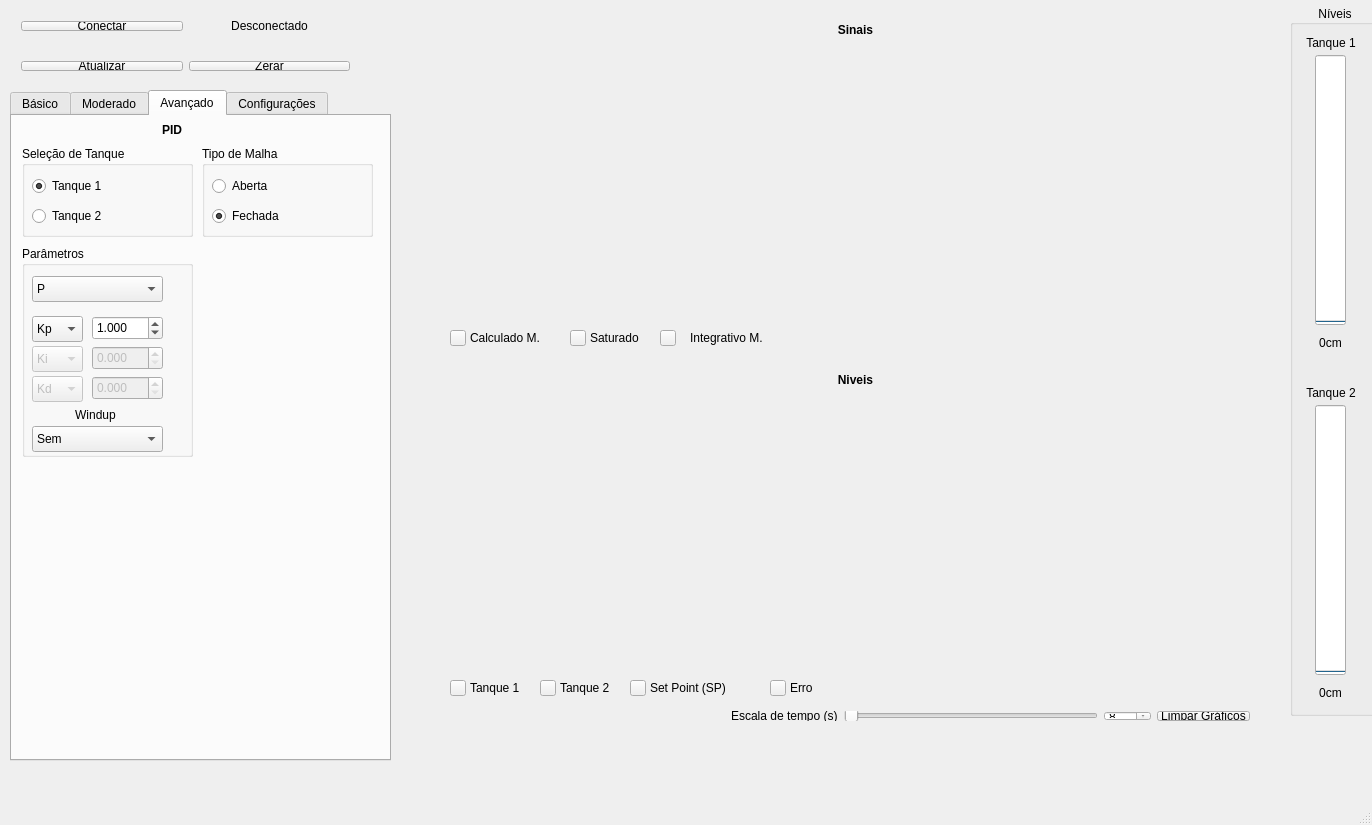
<?xml version="1.0" encoding="UTF-8"?>
<ui version="4.0">
 <class>supervisorio</class>
 <widget class="QMainWindow" name="supervisorio">
  <property name="geometry">
   <rect>
    <x>0</x>
    <y>0</y>
    <width>1372</width>
    <height>825</height>
   </rect>
  </property>
  <property name="windowTitle">
   <string>supervisorio</string>
  </property>
  <widget class="QWidget" name="centralWidget">
   <widget class="QCustomPlot" name="customPlot" native="true">
    <property name="geometry">
     <rect>
      <x>440</x>
      <y>50</y>
      <width>831</width>
      <height>271</height>
     </rect>
    </property>
   </widget>
   <widget class="QCustomPlot" name="customPlot2" native="true">
    <property name="geometry">
     <rect>
      <x>440</x>
      <y>400</y>
      <width>831</width>
      <height>271</height>
     </rect>
    </property>
   </widget>
   <widget class="QGroupBox" name="groupBox_9">
    <property name="geometry">
     <rect>
      <x>1290</x>
      <y>5</y>
      <width>91</width>
      <height>711</height>
     </rect>
    </property>
    <property name="autoFillBackground">
     <bool>false</bool>
    </property>
    <property name="title">
     <string>Níveis</string>
    </property>
    <property name="alignment">
     <set>Qt::AlignCenter</set>
    </property>
    <widget class="QProgressBar" name="progressBar">
     <property name="geometry">
      <rect>
       <x>25</x>
       <y>50</y>
       <width>31</width>
       <height>270</height>
      </rect>
     </property>
     <property name="maximum">
      <number>3000</number>
     </property>
     <property name="value">
      <number>0</number>
     </property>
     <property name="orientation">
      <enum>Qt::Vertical</enum>
     </property>
    </widget>
    <widget class="QProgressBar" name="progressBar_2">
     <property name="geometry">
      <rect>
       <x>25</x>
       <y>400</y>
       <width>31</width>
       <height>270</height>
      </rect>
     </property>
     <property name="autoFillBackground">
      <bool>false</bool>
     </property>
     <property name="styleSheet">
      <string notr="true"/>
     </property>
     <property name="maximum">
      <number>3000</number>
     </property>
     <property name="value">
      <number>0</number>
     </property>
     <property name="orientation">
      <enum>Qt::Vertical</enum>
     </property>
    </widget>
    <widget class="QLabel" name="label_4">
     <property name="geometry">
      <rect>
       <x>1</x>
       <y>30</y>
       <width>80</width>
       <height>16</height>
      </rect>
     </property>
     <property name="text">
      <string>Tanque 1</string>
     </property>
     <property name="alignment">
      <set>Qt::AlignCenter</set>
     </property>
    </widget>
    <widget class="QLabel" name="label_5">
     <property name="geometry">
      <rect>
       <x>0</x>
       <y>330</y>
       <width>81</width>
       <height>16</height>
      </rect>
     </property>
     <property name="text">
      <string>0cm</string>
     </property>
     <property name="alignment">
      <set>Qt::AlignCenter</set>
     </property>
    </widget>
    <widget class="QLabel" name="label_6">
     <property name="geometry">
      <rect>
       <x>1</x>
       <y>380</y>
       <width>80</width>
       <height>16</height>
      </rect>
     </property>
     <property name="text">
      <string>Tanque 2</string>
     </property>
     <property name="alignment">
      <set>Qt::AlignCenter</set>
     </property>
    </widget>
    <widget class="QLabel" name="label_7">
     <property name="geometry">
      <rect>
       <x>0</x>
       <y>680</y>
       <width>81</width>
       <height>16</height>
      </rect>
     </property>
     <property name="text">
      <string>0cm</string>
     </property>
     <property name="alignment">
      <set>Qt::AlignCenter</set>
     </property>
    </widget>
   </widget>
   <widget class="QLabel" name="label_10">
    <property name="geometry">
     <rect>
      <x>420</x>
      <y>370</y>
      <width>871</width>
      <height>20</height>
     </rect>
    </property>
    <property name="font">
     <font>
      <weight>75</weight>
      <bold>true</bold>
     </font>
    </property>
    <property name="text">
     <string>Niveis</string>
    </property>
    <property name="alignment">
     <set>Qt::AlignCenter</set>
    </property>
   </widget>
   <widget class="QLabel" name="label_17">
    <property name="geometry">
     <rect>
      <x>590</x>
      <y>330</y>
      <width>61</width>
      <height>16</height>
     </rect>
    </property>
    <property name="text">
     <string>Saturado</string>
    </property>
   </widget>
   <widget class="QLabel" name="label_18">
    <property name="geometry">
     <rect>
      <x>470</x>
      <y>330</y>
      <width>91</width>
      <height>16</height>
     </rect>
    </property>
    <property name="text">
     <string>Calculado M.</string>
    </property>
   </widget>
   <widget class="QLabel" name="label_19">
    <property name="geometry">
     <rect>
      <x>470</x>
      <y>680</y>
      <width>61</width>
      <height>16</height>
     </rect>
    </property>
    <property name="text">
     <string>Tanque 1</string>
    </property>
   </widget>
   <widget class="QLabel" name="label_20">
    <property name="geometry">
     <rect>
      <x>560</x>
      <y>680</y>
      <width>61</width>
      <height>16</height>
     </rect>
    </property>
    <property name="text">
     <string>Tanque 2</string>
    </property>
   </widget>
   <widget class="QLabel" name="label_21">
    <property name="geometry">
     <rect>
      <x>650</x>
      <y>680</y>
      <width>111</width>
      <height>16</height>
     </rect>
    </property>
    <property name="text">
     <string>Set Point (SP)</string>
    </property>
   </widget>
   <widget class="QLabel" name="label_22">
    <property name="geometry">
     <rect>
      <x>790</x>
      <y>680</y>
      <width>41</width>
      <height>16</height>
     </rect>
    </property>
    <property name="text">
     <string>Erro</string>
    </property>
   </widget>
   <widget class="QPushButton" name="pushButton_2">
    <property name="geometry">
     <rect>
      <x>570</x>
      <y>330</y>
      <width>16</width>
      <height>16</height>
     </rect>
    </property>
    <property name="font">
     <font>
      <kerning>true</kerning>
     </font>
    </property>
    <property name="text">
     <string/>
    </property>
    <property name="icon">
     <iconset resource="images.qrc">
      <normaloff>:/img/Colors/blue.png</normaloff>:/img/Colors/blue.png</iconset>
    </property>
    <property name="shortcut">
     <string/>
    </property>
   </widget>
   <widget class="QPushButton" name="pushButton_3">
    <property name="geometry">
     <rect>
      <x>450</x>
      <y>330</y>
      <width>16</width>
      <height>16</height>
     </rect>
    </property>
    <property name="font">
     <font>
      <kerning>true</kerning>
     </font>
    </property>
    <property name="text">
     <string/>
    </property>
    <property name="icon">
     <iconset resource="images.qrc">
      <normaloff>:/img/Colors/red.png</normaloff>:/img/Colors/red.png</iconset>
    </property>
    <property name="shortcut">
     <string/>
    </property>
   </widget>
   <widget class="QPushButton" name="pushButton_4">
    <property name="geometry">
     <rect>
      <x>450</x>
      <y>680</y>
      <width>16</width>
      <height>16</height>
     </rect>
    </property>
    <property name="font">
     <font>
      <kerning>true</kerning>
     </font>
    </property>
    <property name="text">
     <string/>
    </property>
    <property name="icon">
     <iconset resource="images.qrc">
      <normaloff>:/img/Colors/red.png</normaloff>:/img/Colors/red.png</iconset>
    </property>
    <property name="shortcut">
     <string/>
    </property>
   </widget>
   <widget class="QPushButton" name="pushButton_5">
    <property name="geometry">
     <rect>
      <x>540</x>
      <y>680</y>
      <width>16</width>
      <height>16</height>
     </rect>
    </property>
    <property name="font">
     <font>
      <kerning>true</kerning>
     </font>
    </property>
    <property name="text">
     <string/>
    </property>
    <property name="icon">
     <iconset resource="images.qrc">
      <normaloff>:/img/Colors/blue.png</normaloff>:/img/Colors/blue.png</iconset>
    </property>
    <property name="shortcut">
     <string/>
    </property>
   </widget>
   <widget class="QPushButton" name="pushButton_6">
    <property name="geometry">
     <rect>
      <x>630</x>
      <y>680</y>
      <width>16</width>
      <height>16</height>
     </rect>
    </property>
    <property name="font">
     <font>
      <kerning>true</kerning>
     </font>
    </property>
    <property name="text">
     <string/>
    </property>
    <property name="icon">
     <iconset resource="images.qrc">
      <normaloff>:/img/Colors/green.png</normaloff>:/img/Colors/green.png</iconset>
    </property>
    <property name="shortcut">
     <string/>
    </property>
   </widget>
   <widget class="QPushButton" name="pushButton_7">
    <property name="geometry">
     <rect>
      <x>770</x>
      <y>680</y>
      <width>16</width>
      <height>16</height>
     </rect>
    </property>
    <property name="font">
     <font>
      <kerning>true</kerning>
     </font>
    </property>
    <property name="text">
     <string/>
    </property>
    <property name="icon">
     <iconset>
      <normaloff>Colors/green2.png</normaloff>Colors/green2.png</iconset>
    </property>
    <property name="shortcut">
     <string/>
    </property>
   </widget>
   <widget class="QLabel" name="label_9">
    <property name="geometry">
     <rect>
      <x>440</x>
      <y>20</y>
      <width>831</width>
      <height>20</height>
     </rect>
    </property>
    <property name="font">
     <font>
      <weight>75</weight>
      <bold>true</bold>
     </font>
    </property>
    <property name="text">
     <string>Sinais</string>
    </property>
    <property name="alignment">
     <set>Qt::AlignCenter</set>
    </property>
   </widget>
   <widget class="QPushButton" name="pushButton_10">
    <property name="geometry">
     <rect>
      <x>660</x>
      <y>330</y>
      <width>16</width>
      <height>16</height>
     </rect>
    </property>
    <property name="font">
     <font>
      <kerning>true</kerning>
     </font>
    </property>
    <property name="text">
     <string/>
    </property>
    <property name="icon">
     <iconset resource="images.qrc">
      <normaloff>:/img/Colors/green.png</normaloff>:/img/Colors/green.png</iconset>
    </property>
    <property name="shortcut">
     <string/>
    </property>
   </widget>
   <widget class="QLabel" name="label_24">
    <property name="geometry">
     <rect>
      <x>690</x>
      <y>330</y>
      <width>111</width>
      <height>16</height>
     </rect>
    </property>
    <property name="text">
     <string>Integrativo M.</string>
    </property>
   </widget>
   <widget class="QTabWidget" name="tabWidget_3">
    <property name="geometry">
     <rect>
      <x>10</x>
      <y>90</y>
      <width>381</width>
      <height>671</height>
     </rect>
    </property>
    <property name="currentIndex">
     <number>2</number>
    </property>
    <widget class="QWidget" name="tab_3">
     <attribute name="title">
      <string>Básico</string>
     </attribute>
    </widget>
    <widget class="QWidget" name="tab_4">
     <attribute name="title">
      <string>Moderado</string>
     </attribute>
     <widget class="QWidget" name="layoutWidget">
      <property name="geometry">
       <rect>
        <x>50</x>
        <y>10</y>
        <width>231</width>
        <height>411</height>
       </rect>
      </property>
      <layout class="QVBoxLayout" name="verticalLayout">
       <item>
        <widget class="QLabel" name="label_15">
         <property name="font">
          <font>
           <weight>75</weight>
           <bold>true</bold>
           <underline>false</underline>
           <strikeout>false</strikeout>
          </font>
         </property>
         <property name="text">
          <string>Sinais:</string>
         </property>
        </widget>
       </item>
       <item>
        <widget class="QComboBox" name="comboBox_6">
         <item>
          <property name="text">
           <string>Degrau</string>
          </property>
         </item>
         <item>
          <property name="text">
           <string>Senoidal</string>
          </property>
         </item>
         <item>
          <property name="text">
           <string>Quadrada</string>
          </property>
         </item>
         <item>
          <property name="text">
           <string>Dente de Serra</string>
          </property>
         </item>
         <item>
          <property name="text">
           <string>Sinal Aleatório</string>
          </property>
         </item>
        </widget>
       </item>
       <item>
        <widget class="QLabel" name="label_16">
         <property name="font">
          <font>
           <weight>75</weight>
           <bold>true</bold>
          </font>
         </property>
         <property name="text">
          <string>Configurações</string>
         </property>
        </widget>
       </item>
       <item>
        <widget class="QComboBox" name="comboBox">
         <property name="enabled">
          <bool>true</bool>
         </property>
         <item>
          <property name="text">
           <string>Frequência (Hz)</string>
          </property>
         </item>
         <item>
          <property name="text">
           <string>Período (s)</string>
          </property>
         </item>
        </widget>
       </item>
       <item>
        <widget class="QDoubleSpinBox" name="doubleSpinBox">
         <property name="sizePolicy">
          <sizepolicy hsizetype="Minimum" vsizetype="Minimum">
           <horstretch>0</horstretch>
           <verstretch>0</verstretch>
          </sizepolicy>
         </property>
         <property name="alignment">
          <set>Qt::AlignCenter</set>
         </property>
         <property name="minimum">
          <double>0.010000000000000</double>
         </property>
         <property name="maximum">
          <double>2.000000000000000</double>
         </property>
         <property name="singleStep">
          <double>0.100000000000000</double>
         </property>
         <property name="value">
          <double>1.000000000000000</double>
         </property>
        </widget>
       </item>
       <item>
        <widget class="QLabel" name="label_2">
         <property name="text">
          <string>Amplitude (cm)</string>
         </property>
         <property name="alignment">
          <set>Qt::AlignCenter</set>
         </property>
        </widget>
       </item>
       <item>
        <widget class="QDoubleSpinBox" name="doubleSpinBox_2">
         <property name="sizePolicy">
          <sizepolicy hsizetype="Minimum" vsizetype="Minimum">
           <horstretch>0</horstretch>
           <verstretch>0</verstretch>
          </sizepolicy>
         </property>
         <property name="alignment">
          <set>Qt::AlignCenter</set>
         </property>
         <property name="maximum">
          <double>20.000000000000000</double>
         </property>
         <property name="singleStep">
          <double>0.100000000000000</double>
         </property>
         <property name="value">
          <double>3.000000000000000</double>
         </property>
        </widget>
       </item>
       <item>
        <widget class="QLabel" name="label_3">
         <property name="text">
          <string>Offset (cm)</string>
         </property>
         <property name="alignment">
          <set>Qt::AlignBottom|Qt::AlignHCenter</set>
         </property>
        </widget>
       </item>
       <item>
        <widget class="QDoubleSpinBox" name="doubleSpinBox_3">
         <property name="sizePolicy">
          <sizepolicy hsizetype="Minimum" vsizetype="Minimum">
           <horstretch>0</horstretch>
           <verstretch>0</verstretch>
          </sizepolicy>
         </property>
         <property name="alignment">
          <set>Qt::AlignCenter</set>
         </property>
         <property name="minimum">
          <double>0.000000000000000</double>
         </property>
         <property name="maximum">
          <double>30.000000000000000</double>
         </property>
         <property name="singleStep">
          <double>0.100000000000000</double>
         </property>
        </widget>
       </item>
       <item>
        <widget class="QLabel" name="label_12">
         <property name="enabled">
          <bool>false</bool>
         </property>
         <property name="text">
          <string>Duração max e min (s)</string>
         </property>
         <property name="alignment">
          <set>Qt::AlignCenter</set>
         </property>
        </widget>
       </item>
       <item>
        <widget class="QDoubleSpinBox" name="doubleSpinBox_4">
         <property name="enabled">
          <bool>false</bool>
         </property>
         <property name="alignment">
          <set>Qt::AlignCenter</set>
         </property>
         <property name="maximum">
          <double>30.000000000000000</double>
         </property>
         <property name="value">
          <double>3.000000000000000</double>
         </property>
        </widget>
       </item>
       <item>
        <widget class="QDoubleSpinBox" name="doubleSpinBox_5">
         <property name="enabled">
          <bool>false</bool>
         </property>
         <property name="alignment">
          <set>Qt::AlignCenter</set>
         </property>
         <property name="minimum">
          <double>0.000000000000000</double>
         </property>
         <property name="maximum">
          <double>30.000000000000000</double>
         </property>
         <property name="value">
          <double>1.000000000000000</double>
         </property>
        </widget>
       </item>
      </layout>
     </widget>
    </widget>
    <widget class="QWidget" name="tab_5">
     <attribute name="title">
      <string>Avançado</string>
     </attribute>
     <widget class="QGroupBox" name="groupBox_4">
      <property name="enabled">
       <bool>true</bool>
      </property>
      <property name="geometry">
       <rect>
        <x>190</x>
        <y>30</y>
        <width>171</width>
        <height>91</height>
       </rect>
      </property>
      <property name="title">
       <string>Tipo de Malha</string>
      </property>
      <widget class="QRadioButton" name="radioButton_10">
       <property name="geometry">
        <rect>
         <x>10</x>
         <y>60</y>
         <width>121</width>
         <height>20</height>
        </rect>
       </property>
       <property name="text">
        <string>Fechada</string>
       </property>
       <property name="checked">
        <bool>true</bool>
       </property>
      </widget>
      <widget class="QRadioButton" name="radioButton_9">
       <property name="enabled">
        <bool>true</bool>
       </property>
       <property name="geometry">
        <rect>
         <x>10</x>
         <y>30</y>
         <width>121</width>
         <height>20</height>
        </rect>
       </property>
       <property name="text">
        <string>Aberta</string>
       </property>
       <property name="checked">
        <bool>false</bool>
       </property>
      </widget>
     </widget>
     <widget class="QGroupBox" name="groupBox_10">
      <property name="enabled">
       <bool>true</bool>
      </property>
      <property name="geometry">
       <rect>
        <x>10</x>
        <y>130</y>
        <width>171</width>
        <height>211</height>
       </rect>
      </property>
      <property name="title">
       <string>Parâmetros </string>
      </property>
      <widget class="QComboBox" name="comboBox_tipoControle">
       <property name="geometry">
        <rect>
         <x>10</x>
         <y>30</y>
         <width>131</width>
         <height>26</height>
        </rect>
       </property>
       <property name="currentText">
        <string>P</string>
       </property>
       <item>
        <property name="text">
         <string>P</string>
        </property>
       </item>
       <item>
        <property name="text">
         <string>PI</string>
        </property>
       </item>
       <item>
        <property name="text">
         <string>PD</string>
        </property>
       </item>
       <item>
        <property name="text">
         <string>PID</string>
        </property>
       </item>
       <item>
        <property name="text">
         <string>PI-D</string>
        </property>
       </item>
       <item>
        <property name="text">
         <string>Sem</string>
        </property>
       </item>
      </widget>
      <widget class="QComboBox" name="comboBox_4">
       <property name="enabled">
        <bool>false</bool>
       </property>
       <property name="geometry">
        <rect>
         <x>10</x>
         <y>130</y>
         <width>51</width>
         <height>26</height>
        </rect>
       </property>
       <item>
        <property name="text">
         <string>Kd</string>
        </property>
       </item>
       <item>
        <property name="text">
         <string>τd</string>
        </property>
       </item>
      </widget>
      <widget class="QDoubleSpinBox" name="doubleSpinBox_6">
       <property name="geometry">
        <rect>
         <x>70</x>
         <y>70</y>
         <width>71</width>
         <height>24</height>
        </rect>
       </property>
       <property name="decimals">
        <number>3</number>
       </property>
       <property name="value">
        <double>1.000000000000000</double>
       </property>
      </widget>
      <widget class="QComboBox" name="comboBox_3">
       <property name="enabled">
        <bool>false</bool>
       </property>
       <property name="geometry">
        <rect>
         <x>10</x>
         <y>100</y>
         <width>51</width>
         <height>26</height>
        </rect>
       </property>
       <item>
        <property name="text">
         <string>Ki</string>
        </property>
       </item>
       <item>
        <property name="text">
         <string>τi</string>
        </property>
       </item>
      </widget>
      <widget class="QComboBox" name="comboBox_5">
       <property name="geometry">
        <rect>
         <x>10</x>
         <y>70</y>
         <width>51</width>
         <height>26</height>
        </rect>
       </property>
       <item>
        <property name="text">
         <string>Kp</string>
        </property>
       </item>
      </widget>
      <widget class="QDoubleSpinBox" name="doubleSpinBox_7">
       <property name="enabled">
        <bool>false</bool>
       </property>
       <property name="geometry">
        <rect>
         <x>70</x>
         <y>100</y>
         <width>71</width>
         <height>24</height>
        </rect>
       </property>
       <property name="decimals">
        <number>3</number>
       </property>
      </widget>
      <widget class="QDoubleSpinBox" name="doubleSpinBox_8">
       <property name="enabled">
        <bool>false</bool>
       </property>
       <property name="geometry">
        <rect>
         <x>70</x>
         <y>130</y>
         <width>71</width>
         <height>24</height>
        </rect>
       </property>
       <property name="decimals">
        <number>3</number>
       </property>
      </widget>
      <widget class="QLabel" name="label">
       <property name="geometry">
        <rect>
         <x>40</x>
         <y>160</y>
         <width>67</width>
         <height>17</height>
        </rect>
       </property>
       <property name="text">
        <string>Windup</string>
       </property>
       <property name="alignment">
        <set>Qt::AlignCenter</set>
       </property>
      </widget>
      <widget class="QComboBox" name="comboBox_windup">
       <property name="geometry">
        <rect>
         <x>10</x>
         <y>180</y>
         <width>131</width>
         <height>26</height>
        </rect>
       </property>
       <item>
        <property name="text">
         <string>Sem</string>
        </property>
       </item>
       <item>
        <property name="text">
         <string>Anti-Windup</string>
        </property>
       </item>
       <item>
        <property name="text">
         <string>Integral Cond.</string>
        </property>
       </item>
      </widget>
     </widget>
     <widget class="QGroupBox" name="groupBox_select_tanque">
      <property name="geometry">
       <rect>
        <x>10</x>
        <y>30</y>
        <width>171</width>
        <height>91</height>
       </rect>
      </property>
      <property name="title">
       <string>Seleção de Tanque</string>
      </property>
      <widget class="QRadioButton" name="radioButton_tanque2">
       <property name="enabled">
        <bool>true</bool>
       </property>
       <property name="geometry">
        <rect>
         <x>10</x>
         <y>60</y>
         <width>121</width>
         <height>20</height>
        </rect>
       </property>
       <property name="text">
        <string>Tanque 2</string>
       </property>
       <property name="checked">
        <bool>false</bool>
       </property>
      </widget>
      <widget class="QRadioButton" name="radioButton_tanque1">
       <property name="enabled">
        <bool>true</bool>
       </property>
       <property name="geometry">
        <rect>
         <x>10</x>
         <y>30</y>
         <width>121</width>
         <height>20</height>
        </rect>
       </property>
       <property name="text">
        <string>Tanque 1</string>
       </property>
       <property name="checkable">
        <bool>true</bool>
       </property>
       <property name="checked">
        <bool>true</bool>
       </property>
      </widget>
     </widget>
     <widget class="QLabel" name="label_32">
      <property name="geometry">
       <rect>
        <x>150</x>
        <y>0</y>
        <width>41</width>
        <height>27</height>
       </rect>
      </property>
      <property name="font">
       <font>
        <weight>75</weight>
        <bold>true</bold>
        <underline>false</underline>
        <strikeout>false</strikeout>
       </font>
      </property>
      <property name="text">
       <string>PID</string>
      </property>
     </widget>
    </widget>
    <widget class="QWidget" name="tab_6">
     <attribute name="title">
      <string>Configurações</string>
     </attribute>
     <widget class="QGroupBox" name="groupBox">
      <property name="geometry">
       <rect>
        <x>210</x>
        <y>40</y>
        <width>131</width>
        <height>281</height>
       </rect>
      </property>
      <property name="title">
       <string>Canais de Escrita</string>
      </property>
      <widget class="QRadioButton" name="canal0">
       <property name="geometry">
        <rect>
         <x>10</x>
         <y>30</y>
         <width>100</width>
         <height>20</height>
        </rect>
       </property>
       <property name="text">
        <string>Canal 0</string>
       </property>
       <property name="checked">
        <bool>true</bool>
       </property>
      </widget>
      <widget class="QRadioButton" name="canal1">
       <property name="geometry">
        <rect>
         <x>10</x>
         <y>60</y>
         <width>100</width>
         <height>20</height>
        </rect>
       </property>
       <property name="text">
        <string>Canal 1</string>
       </property>
      </widget>
      <widget class="QRadioButton" name="canal6">
       <property name="geometry">
        <rect>
         <x>10</x>
         <y>210</y>
         <width>100</width>
         <height>20</height>
        </rect>
       </property>
       <property name="text">
        <string>Canal 6</string>
       </property>
      </widget>
      <widget class="QRadioButton" name="canal3">
       <property name="geometry">
        <rect>
         <x>10</x>
         <y>120</y>
         <width>100</width>
         <height>20</height>
        </rect>
       </property>
       <property name="text">
        <string>Canal 3</string>
       </property>
      </widget>
      <widget class="QRadioButton" name="canal7">
       <property name="geometry">
        <rect>
         <x>10</x>
         <y>240</y>
         <width>100</width>
         <height>20</height>
        </rect>
       </property>
       <property name="text">
        <string>Canal 7</string>
       </property>
      </widget>
      <widget class="QRadioButton" name="canal4">
       <property name="geometry">
        <rect>
         <x>10</x>
         <y>150</y>
         <width>100</width>
         <height>20</height>
        </rect>
       </property>
       <property name="text">
        <string>Canal 4</string>
       </property>
      </widget>
      <widget class="QRadioButton" name="canal2">
       <property name="geometry">
        <rect>
         <x>10</x>
         <y>90</y>
         <width>100</width>
         <height>20</height>
        </rect>
       </property>
       <property name="text">
        <string>Canal 2</string>
       </property>
      </widget>
      <widget class="QRadioButton" name="canal5">
       <property name="geometry">
        <rect>
         <x>10</x>
         <y>180</y>
         <width>100</width>
         <height>20</height>
        </rect>
       </property>
       <property name="text">
        <string>Canal 5</string>
       </property>
      </widget>
     </widget>
     <widget class="QGroupBox" name="groupBox_2">
      <property name="geometry">
       <rect>
        <x>30</x>
        <y>40</y>
        <width>131</width>
        <height>281</height>
       </rect>
      </property>
      <property name="title">
       <string>Canais de Leitura</string>
      </property>
      <widget class="QCheckBox" name="checkBox">
       <property name="geometry">
        <rect>
         <x>10</x>
         <y>30</y>
         <width>86</width>
         <height>20</height>
        </rect>
       </property>
       <property name="text">
        <string>Canal 0</string>
       </property>
       <property name="checked">
        <bool>true</bool>
       </property>
      </widget>
      <widget class="QCheckBox" name="checkBox_2">
       <property name="geometry">
        <rect>
         <x>10</x>
         <y>60</y>
         <width>86</width>
         <height>20</height>
        </rect>
       </property>
       <property name="text">
        <string>Canal 1</string>
       </property>
       <property name="checked">
        <bool>true</bool>
       </property>
      </widget>
      <widget class="QCheckBox" name="checkBox_3">
       <property name="geometry">
        <rect>
         <x>10</x>
         <y>90</y>
         <width>86</width>
         <height>20</height>
        </rect>
       </property>
       <property name="text">
        <string>Canal 2</string>
       </property>
      </widget>
      <widget class="QCheckBox" name="checkBox_4">
       <property name="geometry">
        <rect>
         <x>10</x>
         <y>120</y>
         <width>86</width>
         <height>20</height>
        </rect>
       </property>
       <property name="text">
        <string>Canal 3</string>
       </property>
      </widget>
      <widget class="QCheckBox" name="checkBox_5">
       <property name="geometry">
        <rect>
         <x>10</x>
         <y>150</y>
         <width>86</width>
         <height>20</height>
        </rect>
       </property>
       <property name="text">
        <string>Canal 4</string>
       </property>
      </widget>
      <widget class="QCheckBox" name="checkBox_6">
       <property name="geometry">
        <rect>
         <x>10</x>
         <y>180</y>
         <width>86</width>
         <height>20</height>
        </rect>
       </property>
       <property name="text">
        <string>Canal 5</string>
       </property>
      </widget>
      <widget class="QCheckBox" name="checkBox_7">
       <property name="geometry">
        <rect>
         <x>10</x>
         <y>210</y>
         <width>86</width>
         <height>20</height>
        </rect>
       </property>
       <property name="text">
        <string>Canal 6</string>
       </property>
      </widget>
      <widget class="QCheckBox" name="checkBox_8">
       <property name="geometry">
        <rect>
         <x>10</x>
         <y>240</y>
         <width>86</width>
         <height>20</height>
        </rect>
       </property>
       <property name="text">
        <string>Canal 7</string>
       </property>
      </widget>
     </widget>
    </widget>
   </widget>
   <widget class="QWidget" name="layoutWidget">
    <property name="geometry">
     <rect>
      <x>10</x>
      <y>10</y>
      <width>351</width>
      <height>32</height>
     </rect>
    </property>
    <layout class="QHBoxLayout" name="horizontalLayout">
     <item>
      <widget class="QPushButton" name="connect">
       <property name="text">
        <string>Conectar</string>
       </property>
       <property name="checkable">
        <bool>true</bool>
       </property>
      </widget>
     </item>
     <item>
      <widget class="QLabel" name="connectLabel">
       <property name="text">
        <string>Desconectado</string>
       </property>
       <property name="alignment">
        <set>Qt::AlignCenter</set>
       </property>
      </widget>
     </item>
    </layout>
   </widget>
   <widget class="QWidget" name="layoutWidget">
    <property name="geometry">
     <rect>
      <x>10</x>
      <y>50</y>
      <width>351</width>
      <height>32</height>
     </rect>
    </property>
    <layout class="QHBoxLayout" name="horizontalLayout_2">
     <item>
      <widget class="QPushButton" name="pushButton_8">
       <property name="text">
        <string>Atualizar</string>
       </property>
      </widget>
     </item>
     <item>
      <widget class="QPushButton" name="pushButton_zerar">
       <property name="text">
        <string>Zerar</string>
       </property>
      </widget>
     </item>
    </layout>
   </widget>
   <widget class="QWidget" name="layoutWidget">
    <property name="geometry">
     <rect>
      <x>720</x>
      <y>700</y>
      <width>541</width>
      <height>32</height>
     </rect>
    </property>
    <layout class="QHBoxLayout" name="horizontalLayout_3">
     <item>
      <widget class="QLabel" name="scale">
       <property name="text">
        <string>Escala de tempo (s)</string>
       </property>
      </widget>
     </item>
     <item>
      <widget class="QSlider" name="scaleValue">
       <property name="minimum">
        <number>8</number>
       </property>
       <property name="maximum">
        <number>600</number>
       </property>
       <property name="orientation">
        <enum>Qt::Horizontal</enum>
       </property>
      </widget>
     </item>
     <item>
      <widget class="QSpinBox" name="spinBox">
       <property name="minimum">
        <number>8</number>
       </property>
       <property name="maximum">
        <number>600</number>
       </property>
      </widget>
     </item>
     <item>
      <widget class="QPushButton" name="button_limpar">
       <property name="text">
        <string>Limpar Gráficos</string>
       </property>
       <property name="checkable">
        <bool>false</bool>
       </property>
       <property name="checked">
        <bool>false</bool>
       </property>
      </widget>
     </item>
    </layout>
   </widget>
   <zorder>layoutWidget</zorder>
   <zorder>layoutWidget</zorder>
   <zorder>layoutWidget</zorder>
   <zorder>customPlot</zorder>
   <zorder>customPlot2</zorder>
   <zorder>groupBox_9</zorder>
   <zorder>label_10</zorder>
   <zorder>label_17</zorder>
   <zorder>label_18</zorder>
   <zorder>label_19</zorder>
   <zorder>label_20</zorder>
   <zorder>label_21</zorder>
   <zorder>label_22</zorder>
   <zorder>pushButton_2</zorder>
   <zorder>pushButton_3</zorder>
   <zorder>pushButton_4</zorder>
   <zorder>pushButton_5</zorder>
   <zorder>pushButton_6</zorder>
   <zorder>pushButton_7</zorder>
   <zorder>label_9</zorder>
   <zorder>pushButton_10</zorder>
   <zorder>label_24</zorder>
   <zorder>tabWidget_3</zorder>
  </widget>
  <widget class="QMenuBar" name="menuBar">
   <property name="geometry">
    <rect>
     <x>0</x>
     <y>0</y>
     <width>1372</width>
     <height>25</height>
    </rect>
   </property>
  </widget>
  <widget class="QStatusBar" name="statusBar"/>
 </widget>
 <layoutdefault spacing="6" margin="11"/>
 <customwidgets>
  <customwidget>
   <class>QCustomPlot</class>
   <extends>QWidget</extends>
   <header>../../qcustomplot.h</header>
   <container>1</container>
  </customwidget>
 </customwidgets>
 <resources>
  <include location="images.qrc"/>
 </resources>
 <connections/>
</ui>
